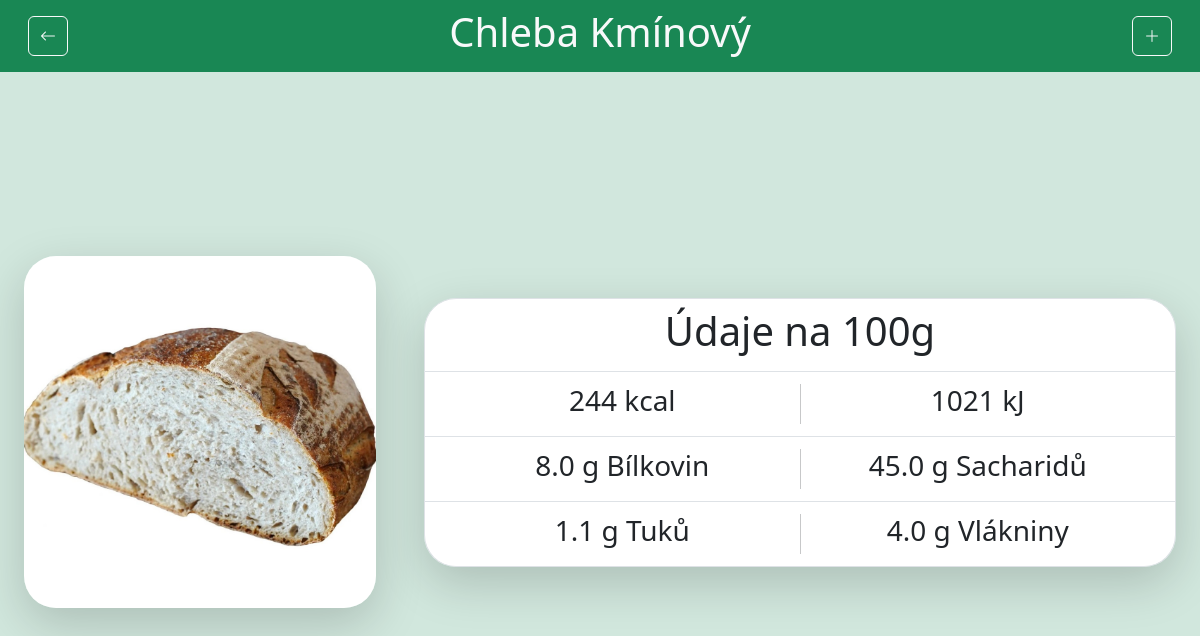
/detail-potraviny/4, run on the app's committed database.
### main/models.py (models this page shows, shortened)
class Food(models.Model):
    name = models.CharField(max_length=300)
    photo = models.ImageField(upload_to="images/", null=True, blank=True)
    kcalPer100g = models.IntegerField(null=True, blank=True)
    proteinPer100g = models.FloatField(null=True, blank=True)
    carbsPer100g = models.FloatField(null=True, blank=True)
    fatPer100g = models.FloatField(null=True, blank=True)
    fiberPer100g = models.FloatField(null=True, blank=True)
    grams_per_teaspoon = models.FloatField(null=True, blank=True)
    grams_per_tablespoon = models.FloatField(null=True, blank=True)
    grams_per_piece = models.FloatField(null=True, blank=True)
    def get_kJPer100g(self):
        return int(self.kcalPer100g * 4.185)

### main/views.py (the view)
# urls.py: path('detail-potraviny/<int:food_id>', views.food_detail, name='food_detail'),
def food_detail(request, food_id):
    item = FoodAndMeal.objects.get(id=food_id)
    if item.type == "food":
        food = Food.objects.get(id=item.food.id)
        return render(request, 'main/detail-potraviny.html', {'food': food})
    elif item.type == "meal":
        meal = Meal.objects.get(id=item.meal.id)
        return render(request, 'main/detail-jidla.html', {'meal': meal})

### main/templates/main/detail-potraviny.html (shortened to what this page needs)
{% extends 'main/potravina-navbar.html' %}
{% block jmeno-potraviny %}
{{ food.name }}
{% endblock %}
{% block content %}
    <div class="row text-center align-items-center" style="height: 90vh; width: 100vw;">
        <div class="col-md-4 p-4">
            <img src="{{ food.photo.url }}" class=" w-100 shadow-lg rounded-5" alt="orazek">
        </div>
        <div class="col-md-8 p-4">
            <div class="list-group rounded-5 shadow-lg">
                <div class="list-group-item">
                    <h1>Údaje na 100g</h1>
                </div>
                <div class="list-group-item">
                    <h1 class="m-1 d-flex justify-content-evenly" >
                        <div class="fs-3" style="flex: 1 1 0;">{{ food.kcalPer100g }} kcal</div>
                        <div class="fs-3" style="flex: 1 1 0;">{{ food.get_kJPer100g }} kJ</div>
                    </h1>
                </div>
                <div class="list-group-item">
                    <h1 class="m-1 d-flex justify-content-evenly" style="flex: 1 1 0;">
                        <div class="fs-3" style="flex: 1 1 0;">{{ food.proteinPer100g }} g Bílkovin</div>
                        <div class="fs-3" style="flex: 1 1 0;">{{ food.carbsPer100g }} g Sacharidů</div>
                    </h1>
                </div>
                <div class="list-group-item">
                    <h1 class="m-1 d-flex justify-content-evenly" style="flex: 1 1 0;">
                        <div class="fs-3" style="flex: 1 1 0;">{{ food.fatPer100g }} g Tuků</div>
                        <div class="fs-3" style="flex: 1 1 0;">{{ food.fiberPer100g }} g Vlákniny</div>
                    </h1>
                </div>
            </div>
        </div>
    </div>
{% endblock %}

### data on the page
Food: name "Chleba Kmínový", photo (picture), kcalPer100g "244", get_kJPer100g "1021", proteinPer100g "8.0", carbsPer100g "45.0", fatPer100g "1.1", fiberPer100g "4.0"
